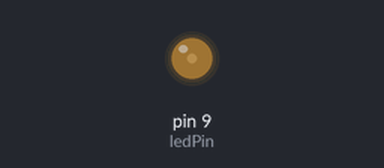
A sketch run on a simulated Arduino Uno, built for the host (arithmetic inside an expression is 32-bit, double 64-bit). Shown: output pins drawn as LEDs (lit = HIGH).

Above: at 0.1 s.
Timing chart, 0 to 1.6 s (numbered marks = the images above):
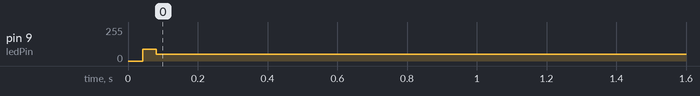

Measured:
- by itself, pin 9 (ledPin): 0/255 → 51/255 at 0.04 s

The sketch:

slave.ino
```cpp
#include <avr/pgmspace.h>
#include <Wire.h>

#define MASTERSPI 32
#define SLAVESPI 9

int     ledPin  =   9;
word    pFlash  =   0x0;

void setup() {
    Serial.begin(115200);
    while(!Serial);
    Wire.begin(SLAVESPI);
    Wire.onRequest(requestHandler);
    Wire.onReceive(receiveHandler);
}

void loop() {
    for(int fadeValue = 0; fadeValue <= 255; fadeValue += 5) {
        analogWrite(ledPin,fadeValue);
    }

    for(int fadeValue = 255; fadeValue >= 0; fadeValue -= 5) {
        analogWrite(ledPin, fadeValue);
    }
}

void requestHandler() {
    word    pgmRead =   pgm_read_word_near(pFlash);
    Wire.write(pgmRead);
    pFlash++;
}

void receiveHandler() {
    while(Wire.available() > 0) {
        byte dump   =   Wire.read();
    }
    pFlash  =   0x0;
}
```
